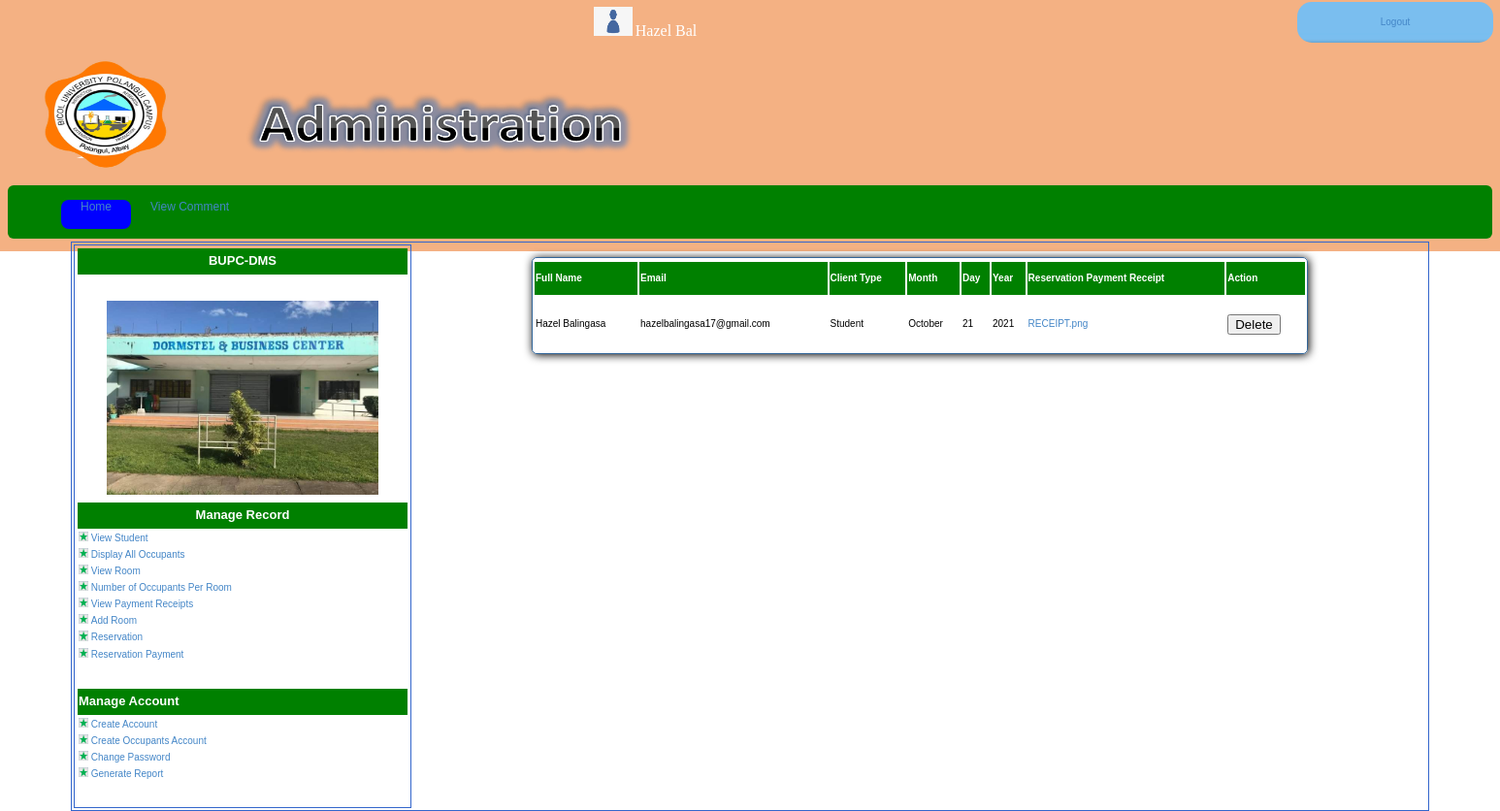
/reservpayment_display.php (signed in), run on the app's committed database.
### tables this page shows
CREATE TABLE `users` (
  `FNAME` varchar(30) DEFAULT NULL,
  `mNAME` varchar(30) DEFAULT NULL,
  `lname` varchar(30) DEFAULT NULL,
  `user_id` varchar(15) NOT NULL DEFAULT '',
  `sex` varchar(8) DEFAULT NULL,
  `phone_no` varchar(25) DEFAULT NULL,
  `username` varchar(20) DEFAULT NULL,
  `password` varchar(20) DEFAULT NULL,
  `confirmpassword` varchar(15) NOT NULL,
  `status` int(11) NOT NULL
);

CREATE TABLE `reservpayment` (
  `user_id` int(11) NOT NULL,
  `fullname` varchar(50) NOT NULL,
  `email` varchar(50) NOT NULL,
  `client_type` varchar(50) NOT NULL,
  `month` varchar(50) NOT NULL,
  `day` varchar(50) NOT NULL,
  `year` varchar(50) NOT NULL,
  `receipt` varchar(50) NOT NULL
);

### reservpayment_display.php (the view, shortened to what this page needs)
<?php
  include("connection.php");
 ?>
<?php
$user_id=$_SESSION['user_id'];
$result=mysqli_query($conn,"select * from users where user_id='$user_id'")or die(mysql_error);
$row=mysqli_fetch_array($result);
$FirstName=$row['FNAME'];
$lname=$row['lname'];
?>
<!DOCTYPE html>
<html>
<head>
<link href="adminstyle.css" rel="stylesheet" type="text/css" media="screen" />
<link href="aa.css" rel="stylesheet" type="text/css" media="screen" />
<body>
<table  border="0" align="center" width="750px">
<tr>
<td width="600px"></td>
<td><?php
echo '<img src="img/people.png" width="40px" height="30px">&nbsp;'.'<font face="times new roman" color="white" size="3">'.$FirstName."&nbsp;".$lname." ".'</font>';?></td>
<td id="logoutlink" align="center"><a href="logout.php" id="log">Logout</a></td>
</tr>
<tr>
<td width="750px" colspan="3" height="100px">
<p><a href="admin.php"><img src="img/logo.png" align="left" width="200px" height="120px"></a>
<img src="img/admin.png" align="center" width="490px" height="120px"></p>
</td>
</tr>
<tr>
<td colspan="3">
<div id="sse2">
        <div id="sses2"  >
         <ul>
         <li><a href="admin.php">Home</a></li>
         <li><a href="viewcom.php">View Comment</a></li>
         </ul>
         </div>
    </div>
</td>
</tr>
<table align="center" id="insides" width="1400px">
<tr>
<td width="25%" height="400px" valign="top" id="insides">
<table>
<tr>
<th align="center" width="350px" height="25px" bgcolor="green"><font face="arial" color="white" size="2">BUPC-DMS</font></th>
</tr>
<tr>
<td><br><br><center><img src="slideshow/images/Dorm.jpeg" width="280px" height="200px"></center></td>
</tr>
</table>
<table>
<tr>
<th align="center" width="450px" height="25px" bgcolor="green"><font face="arial" color="white" size="2">Manage Record</font></th>
</tr>
<tr>
<td><img src="img/Picture2.png" width="10px">&nbsp;<a href="viewstudent.php">View Student</a></td>
</tr>
<tr>
<td><img src="img/Picture2.png" width="10px">&nbsp;<a href="view_occupants.php">Display All Occupants</a></td>
</tr>
<tr>
<td><img src="img/Picture2.png" width="10px">&nbsp;<a href="room_display_admin.php">View Room</a></td>
</tr>
<tr>
<td><img src="img/Picture2.png" width="10px">&nbsp;<a href="no_occupant.php">Number of Occupants Per Room</a></td>
</tr>
<tr>
<td><img src="img/Picture2.png" width="10px">&nbsp;<a href="payment.php">View Payment Receipts</a></td>
</tr>
<tr>
<td><img src="img/Picture2.png" width="10px">&nbsp;<a href="new_room_form.php">Add Room</a></td>
</tr>
<tr>
<td><img src="img/Picture2.png" width="10px">&nbsp;<a href="reserved.php">Reservation</a></td>
</tr>
<tr>
<td><img src="img/Picture2.png" width="10px">&nbsp;<a href="reservpayment_display.php">Reservation Payment</a></td>
</tr>
</table>
<br>
<br>
<table border="0">
<tr>
<th width="350px" bgcolor="green" height="25px"><font face="arial" color="white" size="2">Manage Account</font></th>
</tr>
<tr>
<td><img src="img/Picture2.png" width="10px">&nbsp;<a href="create_acc.php">Create Account</a></td>
</tr>
<tr>
<td><img src="img/Picture2.png" width="10px">&nbsp;<a href="coa.php">Create Occupants Account</a></td>
</tr>
<tr>
<td><img src="img/Picture2.png" width="10px">&nbsp;<a href="changepassword.php">Change Password</a></td>
</tr>
<tr>
<td><img src="img/Picture2.png" width="10px">&nbsp;<a href="greporta.php">Generate Report</a></td>
</tr>
</table>
<br>
<br>
</td>
<td valign="top">
<br>
 <table align="center" style="border-radius:5px;border:1px solid #336699;box-shadow:1px 1px 10px black;" height="100px" width="800px">
  <tr>
<tr>
<th bgcolor='green'><font color='white'>Full Name</th>
<th bgcolor='green'><font color='white'>Email</th>
  <th bgcolor='green'><font color='white'>Client Type</th>
<th bgcolor='green'><font color='white'>Month</th>
<th bgcolor='green'><font color='white'>Day</th>
  <th bgcolor='green'><font color='white'>Year</th>
<th bgcolor='green'><font color='white'>Reservation Payment Receipt</th>
  <th bgcolor='green'><font color='white'>Action</th>
</tr>
<?php
$sql="SELECT user_id, fullname, email, client_type, month, day, year,receipt
            FROM reservpayment;";
            $result = $conn->query($sql);
            if($result->num_rows > 0){
while($row =$result-> fetch_assoc())
  {
  echo ("<tr>");
  echo ("<td>" . $row['fullname']. "</td>");
  echo ("<td>" . $row['email']. "</td>");
   echo ("<td>" . $row['client_type']. "</td>");
  echo ("<td>" . $row['month']. "</td>");
   echo ("<td>" . $row['day']. "</td>");
    echo ("<td>" . $row['year']. "</td>");
 echo ("<td> <a href='upload/" . $row['receipt']. "'download>". $row['receipt']."</a></td>");
   ?>
   <td>
    <form action="delete_reservpay.php" method="POST">
    <button name="delete" type="submit">Delete</button>
    </form>
  </td>
<?php
  echo ("</tr>");
  }
  }
echo( "</table>");
?>
</td></tr></table>
</body>
</html>

### adminstyle.css (style rules this page uses)
body { margin: 0; padding: 0; background: white url(img/feln-crowd_2.PNG) repeat-x left top; position:relative; font-family:Verdana, Arial, Helvetica, sans-serif; font-size:10px; line-height:12px; text-align:justify; padding-left:0px; }
#logoutlink { background: white url(img/Menu.jpg) repeat-x left top; width:200px; height:40px; border-radius: 15px; }
#insides { border:1px solid #3366CC; }
a { text-decoration: none; color: #4486C7; }

### aa.css (style rules this page uses)
#sse2 { background-color: green; width:1500px; height: 25px; padding: 15px; border-radius: 6px; text-align:center; padding-left:-12px; }
#sses2 ul { position: relative; list-style-type: none; float:center; margin:0; }
#sses2 li { float:left; list-style-type: none; padding:0; margin:0; }
#sses2 li a { height:30px; margin: 0 20px; font: normal 12px arial; text-align: center; text-decoration: none; float: left; display: block; position: relative; z-index: 2; }

### data on the page
users: FNAME "Hazel", lname "Bal"
reservpayment: fullname "Hazel Balingasa", email "hazelbalingasa17@gmail.com", client_type "Student", month "October", day "21", year "2021", receipt "RECEIPT.png"
